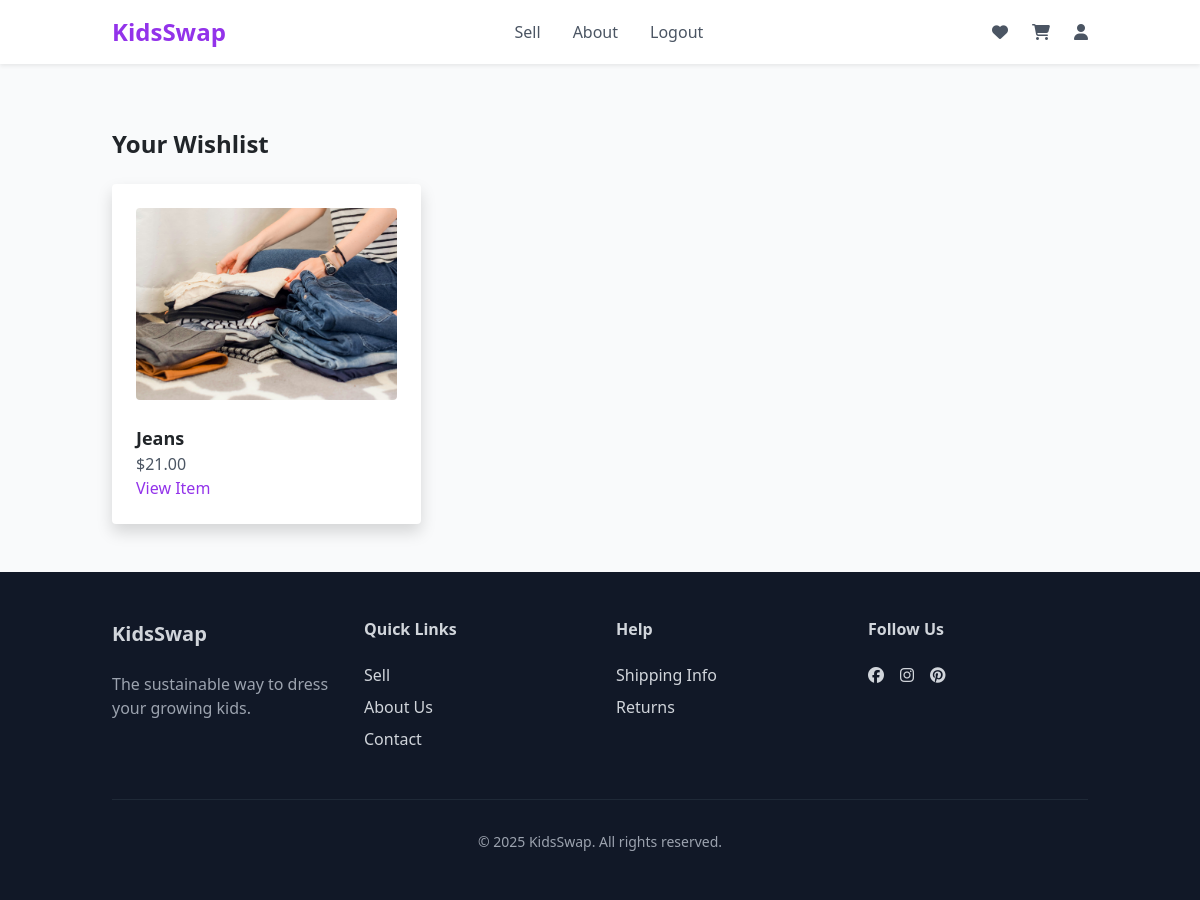
/wishlist/ (signed in), run on an earlier commit of the app's database.
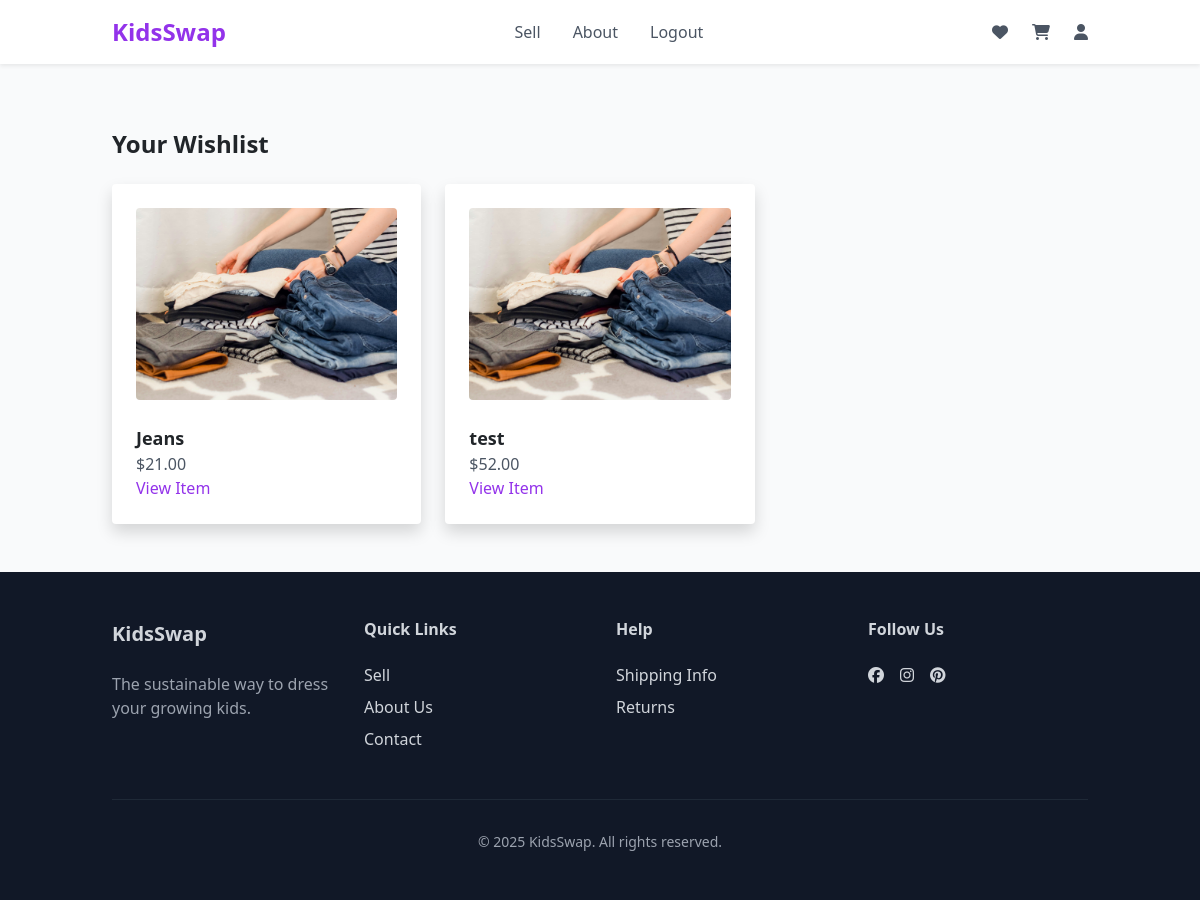
And on a later commit of the database.
### marketplace/models.py (models this page shows, shortened)
class WishlistItem(models.Model):
    user = models.ForeignKey(User, on_delete=models.CASCADE)
    item = models.ForeignKey(ClothingItem, on_delete=models.CASCADE)
    added_at = models.DateTimeField(auto_now_add=True)
    class Meta:
        unique_together = ('user', 'item')  # Prevent duplicate entries

class ClothingItem(models.Model):
    CATEGORY_CHOICES = [
        ('Tops', 'Tops'),
        ('Bottoms', 'Bottoms'),
        ('Shoes', 'Shoes'),
        ('Outerwear', 'Outerwear'),
        ('Accessories', 'Accessories'),
    ]
    CONDITION_CHOICES = [
        ('New', 'New'),
        ('Like New', 'Like New'),
        ('Used', 'Used'),
        ('Well Loved', 'Well Loved'),
    ]
    AGE_GROUP_CHOICES = [
        ('baby', 'Baby (0-24m)'),
        ('toddler', 'Toddler (2-4y)'),
        ('kids', 'Kids (4-7y)'),
        ('big_kids', 'Big Kids (8-12y)'),
    ]
    seller = models.ForeignKey(User, on_delete=models.CASCADE)
    title = models.CharField(max_length=100)
    description = models.TextField()
    price = models.DecimalField(max_digits=6, decimal_places=2)
    category = models.CharField(max_length=20, choices=CATEGORY_CHOICES)
    condition = models.CharField(max_length=20, choices=CONDITION_CHOICES)
    size = models.CharField(max_length=20)
    image = models.ImageField(upload_to='clothing_images/')
    age_group = models.CharField(max_length=20, choices=AGE_GROUP_CHOICES, default='kids')
    is_featured = models.BooleanField(default=False)
    created_at = models.DateTimeField(auto_now_add=True)

### marketplace/views.py (the view)
# urls.py: path('wishlist/', views.wishlist_view, name='wishlist'),
@login_required
def wishlist_view(request):
    wishlist_items = WishlistItem.objects.filter(user=request.user).select_related('item')
    return render(request, 'marketplace/wishlist.html', {
        'wishlist_items': wishlist_items
    })

### marketplace/templates/marketplace/wishlist.html
{% extends "base.html" %}
{% load static %}
{% block content %}
<div class="container mx-auto px-4 py-12">
    <h1 class="text-2xl font-bold mb-6">Your Wishlist</h1>
    <div class="grid grid-cols-1 md:grid-cols-3 gap-6">
        {% for entry in wishlist_items %}
            <div class="bg-white shadow rounded p-4">
                <img src="{{ entry.item.image.url }}" alt="{{ entry.item.title }}" class="w-full h-48 object-cover rounded mb-4">
                <h2 class="text-lg font-semibold">{{ entry.item.title }}</h2>
                <p class="text-gray-600">${{ entry.item.price }}</p>
                <a href="{% url 'item_detail' item_id=entry.item.id %}" class="text-purple-600 hover:underline">View Item</a>
            </div>
        {% empty %}
            <p>No items in your wishlist yet.</p>
        {% endfor %}
    </div>
</div>
{% endblock %}

What changed in the data, as far as the page shows it:
added WishlistItem: item.image (picture), item "test", item.price "52.00"
